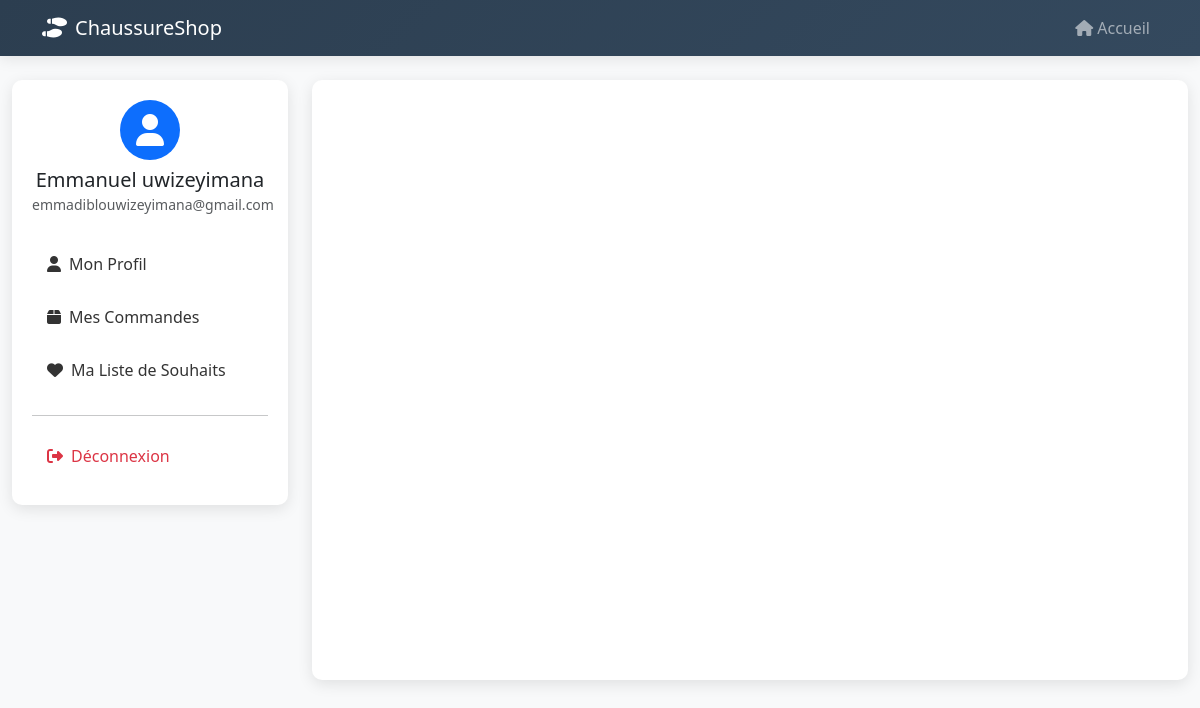
The app's page /account.php (signed in) with its own data.
### tables this page shows
CREATE TABLE `users` (
  `id` int(11) NOT NULL,
  `nom` varchar(100) NOT NULL,
  `prenom` varchar(100) NOT NULL,
  `email` varchar(255) NOT NULL,
  `password_hash` varchar(255) NOT NULL,
  `telephone` varchar(20) DEFAULT NULL,
  `adresse` text DEFAULT NULL,
  `ville` varchar(100) DEFAULT NULL,
  `code_postal` varchar(10) DEFAULT NULL,
  `date_naissance` date DEFAULT NULL,
  `genre` enum('homme','femme','autre') DEFAULT NULL,
  `role` enum('client','admin') DEFAULT 'client',
  `date_creation` timestamp NOT NULL DEFAULT current_timestamp(),
  `date_modification` timestamp NOT NULL DEFAULT current_timestamp() ON UPDATE current_timestamp(),
  `actif` tinyint(1) DEFAULT 1
);

### account.php (the view, shortened to what this page needs)
<?php
$userId = $_SESSION['user_id'];
$pdo = getDB();
$stmt = $pdo->prepare("SELECT * FROM users WHERE id = :id");
$stmt->execute(['id' => $userId]);
$user = $stmt->fetch();
?>
<!DOCTYPE html>
<html lang="fr">
<head>
    <link href="css/bootstrap.css" rel="stylesheet">
    <link href="fontawesome/css/all.css" rel="stylesheet">
</head>
<body>
    <nav class="navbar navbar-expand-lg navbar-dark">
        <div class="container">
            <a class="navbar-brand" href="index.php">
                <i class="fas fa-shoe-prints me-2"></i>ChaussureShop
            </a>
            <div class="navbar-nav ms-auto">
                <a class="nav-link" href="index.php">
                    <i class="fas fa-home me-1"></i>Accueil
                </a>
            </div>
        </div>
    </nav>
    <div class="container-fluid py-4">
        <div class="row">
            <div class="col-lg-3 col-md-4 mb-4">
                <div class="sidebar">
                    <div class="text-center mb-4">
                        <div class="avatar bg-primary text-white rounded-circle d-inline-flex align-items-center justify-content-center" style="width: 60px; height: 60px;">
                            <i class="fas fa-user fa-2x"></i>
                        </div>
                        <h5 class="mt-2 mb-0"><?= htmlspecialchars($user['prenom'] . ' ' . $user['nom']) ?></h5>
                        <small class="text-muted"><?= htmlspecialchars($user['email']) ?></small>
                    </div>
                    <nav class="nav flex-column">
                        <a class="nav-link active" href="#profile" onclick="showSection('profile')">
                            <i class="fas fa-user me-2"></i>Mon Profil
                        </a>
                        <a class="nav-link" href="#orders" onclick="showSection('orders')">
                            <i class="fas fa-box me-2"></i>Mes Commandes
                        </a>
                        <a class="nav-link" href="#wishlist" onclick="showSection('wishlist')">
                            <i class="fas fa-heart me-2"></i>Ma Liste de Souhaits
                        </a>
                        <hr>
                        <a class="nav-link text-danger" href="logout.php">
                            <i class="fas fa-sign-out-alt me-2"></i>Déconnexion
                        </a>
                    </nav>
                </div>
            </div>
            <div class="col-lg-9 col-md-8">
                <div class="main-content">
                </div>
            </div>
        </div>
    </div>
</body>
</html>

### account.php (style rules this page uses)
:root { --primary-color: #2c3e50; --secondary-color: #e74c3c; --accent-color: #f39c12; --success-color: #27ae60; }
body { font-family: 'Segoe UI', Tahoma, Geneva, Verdana, sans-serif; background-color: #f8f9fa; }
.navbar { background: linear-gradient(135deg, var(--primary-color), #34495e); box-shadow: 0 2px 15px rgba(0,0,0,0.1); }
.sidebar { background: white; border-radius: 10px; box-shadow: 0 4px 15px rgba(0,0,0,0.1); padding: 20px; height: fit-content; position: sticky; top: 20px; }
.sidebar .nav-link { color: #333; padding: 12px 15px; border-radius: 8px; margin-bottom: 5px; transition: all 0.3s ease; }
.main-content { background: white; border-radius: 10px; box-shadow: 0 4px 15px rgba(0,0,0,0.1); padding: 30px; min-height: 600px; }

### records on screen
users: prenom+nom "Emmanuel uwizeyimana", email "emmadiblouwizeyimana@gmail.com"
